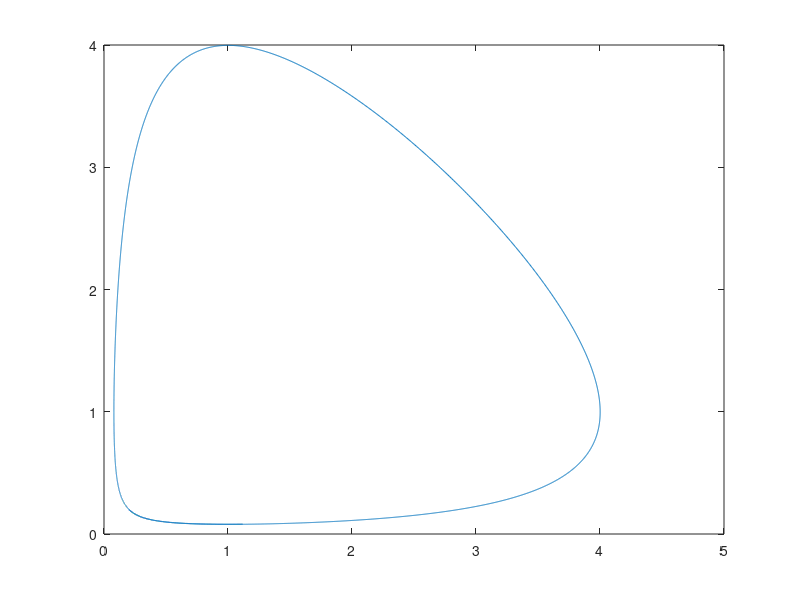

Source code (MATLAB):
load('ImplicitRecord.mat');

% Populate data into xArray and yArray:
[rowSize, colSize] = size(EcoRecord);

xArray = zeros(rowSize, 1);
yArray = zeros(rowSize, 1);

for i = 1:rowSize
    xArray(i) = EcoRecord(i, 1);
    yArray(i) = EcoRecord(i, 2);
end

plot(xArray, yArray)